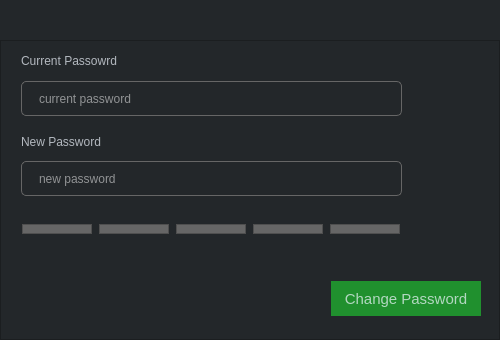
<?xml version="1.0" encoding="UTF-8"?>
<ui version="4.0">
 <class>ChangePassword</class>
 <widget class="QDialog" name="ChangePassword">
  <property name="geometry">
   <rect>
    <x>0</x>
    <y>0</y>
    <width>500</width>
    <height>340</height>
   </rect>
  </property>
  <property name="minimumSize">
   <size>
    <width>500</width>
    <height>340</height>
   </size>
  </property>
  <property name="maximumSize">
   <size>
    <width>500</width>
    <height>340</height>
   </size>
  </property>
  <property name="windowTitle">
   <string>Dialog</string>
  </property>
  <property name="styleSheet">
   <string notr="true">background:  rgba(35,39,42,1);</string>
  </property>
  <layout class="QGridLayout" name="gridLayout">
   <property name="leftMargin">
    <number>0</number>
   </property>
   <property name="topMargin">
    <number>0</number>
   </property>
   <property name="rightMargin">
    <number>0</number>
   </property>
   <property name="bottomMargin">
    <number>0</number>
   </property>
   <property name="spacing">
    <number>0</number>
   </property>
   <item row="0" column="0">
    <widget class="QWidget" name="title_bar" native="true">
     <property name="minimumSize">
      <size>
       <width>500</width>
       <height>40</height>
      </size>
     </property>
     <property name="maximumSize">
      <size>
       <width>500</width>
       <height>40</height>
      </size>
     </property>
     <property name="styleSheet">
      <string notr="true">QWidget {
border: none;
}
QPushButton {
background:  rgba(35,39,42,1);
color:white;
font: 700 14pt &quot;Segoe UI&quot;;
border:none;
}

QPushButton:hover {
background:  rgba(48,50,51,1);
}</string>
     </property>
     <layout class="QGridLayout" name="gridLayout_2">
      <property name="leftMargin">
       <number>0</number>
      </property>
      <property name="topMargin">
       <number>0</number>
      </property>
      <property name="rightMargin">
       <number>0</number>
      </property>
      <property name="bottomMargin">
       <number>0</number>
      </property>
      <property name="verticalSpacing">
       <number>0</number>
      </property>
      <item row="0" column="0">
       <spacer name="horizontalSpacer">
        <property name="orientation">
         <enum>Qt::Orientation::Horizontal</enum>
        </property>
        <property name="sizeHint" stdset="0">
         <size>
          <width>599</width>
          <height>20</height>
         </size>
        </property>
       </spacer>
      </item>
      <item row="0" column="1">
       <widget class="QPushButton" name="close_btn">
        <property name="minimumSize">
         <size>
          <width>45</width>
          <height>39</height>
         </size>
        </property>
        <property name="maximumSize">
         <size>
          <width>40</width>
          <height>39</height>
         </size>
        </property>
        <property name="styleSheet">
         <string notr="true"/>
        </property>
        <property name="text">
         <string/>
        </property>
        <property name="icon">
         <iconset resource="src/resources.qrc">
          <normaloff>:/icons/icons/close-large-line.png</normaloff>:/icons/icons/close-large-line.png</iconset>
        </property>
        <property name="iconSize">
         <size>
          <width>15</width>
          <height>15</height>
         </size>
        </property>
       </widget>
      </item>
     </layout>
    </widget>
   </item>
   <item row="1" column="0">
    <widget class="QFrame" name="frame">
     <property name="frameShape">
      <enum>QFrame::Shape::StyledPanel</enum>
     </property>
     <property name="frameShadow">
      <enum>QFrame::Shadow::Raised</enum>
     </property>
     <layout class="QGridLayout" name="gridLayout_3">
      <property name="leftMargin">
       <number>0</number>
      </property>
      <property name="topMargin">
       <number>0</number>
      </property>
      <property name="rightMargin">
       <number>0</number>
      </property>
      <property name="bottomMargin">
       <number>0</number>
      </property>
      <property name="spacing">
       <number>0</number>
      </property>
      <item row="0" column="0">
       <widget class="QStackedWidget" name="stackedWidget">
        <property name="styleSheet">
         <string notr="true">QPushButton {
		text-align:center;
color:rgba(240, 247, 255,0.7);
         font-size:15px;
		padding-left: 15px;
padding: 7px 10px;
border:none;
background-color: rgba(55, 61, 56, 1);
}

QPushButton:hover {
background-color:rgba(240, 247, 255,0.1);
}

QLineEdit {
border-radius:5px;
border: 1px solid rgba(102,102,102,1);
background: rgba(35,39,42,1);
padding-left: 15px;
color: white;
}

QFrame {
background :rgba(102,102,102,1);
}


/*  QTextEdit Styles */
QTextEdit {
border-radius:5px;
border: 1px solid rgba(102,102,102,1);
background: rgba(35,39,42,1);
padding-left: 15px;
color: white;
}

    QTextEdit QScrollBar:vertical {
        width: 10px; /* Decrease the width of the scrollbar */
        background:  rgba(35,39,42,1); /* Set the background color to black */
    }
    QTextEdit QScrollBar:handle:vertical {
        background: rgba(102,102,102,1); /* Handle color - dark gray */
        border-radius: 5px; /* Optional rounded corners */
    }
    QTextEdit QScrollBar:add-line:vertical, QTextEdit QScrollBar:sub-line:vertical {
        border: none; /* Hide the add/sub buttons */
    }
    QTextEdit QScrollBar:up-arrow:vertical, QTextEdit QScrollBar:down-arrow:vertical {
        border: none;
        background: none;
    }</string>
        </property>
        <property name="currentIndex">
         <number>0</number>
        </property>
        <widget class="QWidget" name="page">
         <widget class="QPushButton" name="change_password_btn">
          <property name="geometry">
           <rect>
            <x>330</x>
            <y>240</y>
            <width>150</width>
            <height>35</height>
           </rect>
          </property>
          <property name="minimumSize">
           <size>
            <width>150</width>
            <height>35</height>
           </size>
          </property>
          <property name="maximumSize">
           <size>
            <width>150</width>
            <height>35</height>
           </size>
          </property>
          <property name="mouseTracking">
           <bool>true</bool>
          </property>
          <property name="styleSheet">
           <string notr="true">background-color: rgba(32,144,46,1);</string>
          </property>
          <property name="text">
           <string>Change Password</string>
          </property>
          <property name="checkable">
           <bool>true</bool>
          </property>
          <property name="checked">
           <bool>true</bool>
          </property>
          <property name="autoExclusive">
           <bool>true</bool>
          </property>
         </widget>
         <widget class="QLabel" name="label_2">
          <property name="geometry">
           <rect>
            <x>20</x>
            <y>10</y>
            <width>152</width>
            <height>20</height>
           </rect>
          </property>
          <property name="styleSheet">
           <string notr="true">font: 12pt &quot;Segoe UI&quot;;
color:rgba(240, 247, 255,0.7);
background:transparent;
</string>
          </property>
          <property name="text">
           <string>Current Passowrd</string>
          </property>
         </widget>
         <widget class="QLineEdit" name="confirm_password_input">
          <property name="geometry">
           <rect>
            <x>20</x>
            <y>120</y>
            <width>381</width>
            <height>35</height>
           </rect>
          </property>
          <property name="minimumSize">
           <size>
            <width>30</width>
            <height>35</height>
           </size>
          </property>
          <property name="maximumSize">
           <size>
            <width>16777215</width>
            <height>30</height>
           </size>
          </property>
          <property name="styleSheet">
           <string notr="true"/>
          </property>
          <property name="echoMode">
           <enum>QLineEdit::EchoMode::Password</enum>
          </property>
          <property name="placeholderText">
           <string>new password</string>
          </property>
         </widget>
         <widget class="QLabel" name="label_3">
          <property name="geometry">
           <rect>
            <x>20</x>
            <y>90</y>
            <width>152</width>
            <height>21</height>
           </rect>
          </property>
          <property name="styleSheet">
           <string notr="true">font: 12pt &quot;Segoe UI&quot;;
color:rgba(240, 247, 255,0.7);
background:transparent;
</string>
          </property>
          <property name="text">
           <string>New Password</string>
          </property>
         </widget>
         <widget class="QWidget" name="layoutWidget_2">
          <property name="geometry">
           <rect>
            <x>20</x>
            <y>180</y>
            <width>381</width>
            <height>16</height>
           </rect>
          </property>
          <layout class="QHBoxLayout" name="horizontalLayout_2">
           <item>
            <widget class="QFrame" name="very_weak_password_frame">
             <property name="minimumSize">
              <size>
               <width>50</width>
               <height>10</height>
              </size>
             </property>
             <property name="maximumSize">
              <size>
               <width>70</width>
               <height>10</height>
              </size>
             </property>
             <property name="frameShape">
              <enum>QFrame::Shape::StyledPanel</enum>
             </property>
             <property name="frameShadow">
              <enum>QFrame::Shadow::Raised</enum>
             </property>
            </widget>
           </item>
           <item>
            <widget class="QFrame" name="week_password_frame">
             <property name="minimumSize">
              <size>
               <width>50</width>
               <height>10</height>
              </size>
             </property>
             <property name="maximumSize">
              <size>
               <width>70</width>
               <height>10</height>
              </size>
             </property>
             <property name="frameShape">
              <enum>QFrame::Shape::StyledPanel</enum>
             </property>
             <property name="frameShadow">
              <enum>QFrame::Shadow::Raised</enum>
             </property>
            </widget>
           </item>
           <item>
            <widget class="QFrame" name="medium_password_frame">
             <property name="minimumSize">
              <size>
               <width>50</width>
               <height>10</height>
              </size>
             </property>
             <property name="maximumSize">
              <size>
               <width>70</width>
               <height>10</height>
              </size>
             </property>
             <property name="frameShape">
              <enum>QFrame::Shape::StyledPanel</enum>
             </property>
             <property name="frameShadow">
              <enum>QFrame::Shadow::Raised</enum>
             </property>
            </widget>
           </item>
           <item>
            <widget class="QFrame" name="strong_password_frame">
             <property name="minimumSize">
              <size>
               <width>50</width>
               <height>10</height>
              </size>
             </property>
             <property name="maximumSize">
              <size>
               <width>70</width>
               <height>10</height>
              </size>
             </property>
             <property name="frameShape">
              <enum>QFrame::Shape::StyledPanel</enum>
             </property>
             <property name="frameShadow">
              <enum>QFrame::Shadow::Raised</enum>
             </property>
            </widget>
           </item>
           <item>
            <widget class="QFrame" name="very_strong_password_frame">
             <property name="minimumSize">
              <size>
               <width>50</width>
               <height>10</height>
              </size>
             </property>
             <property name="maximumSize">
              <size>
               <width>70</width>
               <height>10</height>
              </size>
             </property>
             <property name="frameShape">
              <enum>QFrame::Shape::StyledPanel</enum>
             </property>
             <property name="frameShadow">
              <enum>QFrame::Shadow::Raised</enum>
             </property>
            </widget>
           </item>
          </layout>
         </widget>
         <widget class="QLineEdit" name="new_password_input">
          <property name="geometry">
           <rect>
            <x>20</x>
            <y>40</y>
            <width>381</width>
            <height>35</height>
           </rect>
          </property>
          <property name="minimumSize">
           <size>
            <width>30</width>
            <height>35</height>
           </size>
          </property>
          <property name="maximumSize">
           <size>
            <width>16777215</width>
            <height>30</height>
           </size>
          </property>
          <property name="styleSheet">
           <string notr="true"/>
          </property>
          <property name="echoMode">
           <enum>QLineEdit::EchoMode::Password</enum>
          </property>
          <property name="placeholderText">
           <string>current password</string>
          </property>
         </widget>
        </widget>
        <widget class="QWidget" name="page_2">
         <widget class="QLabel" name="label_10">
          <property name="geometry">
           <rect>
            <x>70</x>
            <y>70</y>
            <width>371</width>
            <height>41</height>
           </rect>
          </property>
          <property name="styleSheet">
           <string notr="true">font: 20pt &quot;Segoe UI&quot;;
color:rgba(240, 247, 255,0.7);
background:transparent;
text-align:center;</string>
          </property>
          <property name="text">
           <string>Password Changed Succesfully</string>
          </property>
         </widget>
         <widget class="QPushButton" name="cancel_password_change_btn">
          <property name="geometry">
           <rect>
            <x>360</x>
            <y>230</y>
            <width>120</width>
            <height>40</height>
           </rect>
          </property>
          <property name="minimumSize">
           <size>
            <width>120</width>
            <height>0</height>
           </size>
          </property>
          <property name="maximumSize">
           <size>
            <width>120</width>
            <height>40</height>
           </size>
          </property>
          <property name="mouseTracking">
           <bool>true</bool>
          </property>
          <property name="styleSheet">
           <string notr="true"/>
          </property>
          <property name="text">
           <string>Cancel</string>
          </property>
          <property name="checkable">
           <bool>true</bool>
          </property>
          <property name="checked">
           <bool>true</bool>
          </property>
          <property name="autoExclusive">
           <bool>true</bool>
          </property>
         </widget>
        </widget>
       </widget>
      </item>
     </layout>
    </widget>
   </item>
  </layout>
 </widget>
 <resources>
  <include location="src/resources.qrc"/>
 </resources>
 <connections>
  <connection>
   <sender>close_btn</sender>
   <signal>clicked()</signal>
   <receiver>ChangePassword</receiver>
   <slot>close()</slot>
   <hints>
    <hint type="sourcelabel">
     <x>475</x>
     <y>22</y>
    </hint>
    <hint type="destinationlabel">
     <x>501</x>
     <y>86</y>
    </hint>
   </hints>
  </connection>
 </connections>
</ui>
